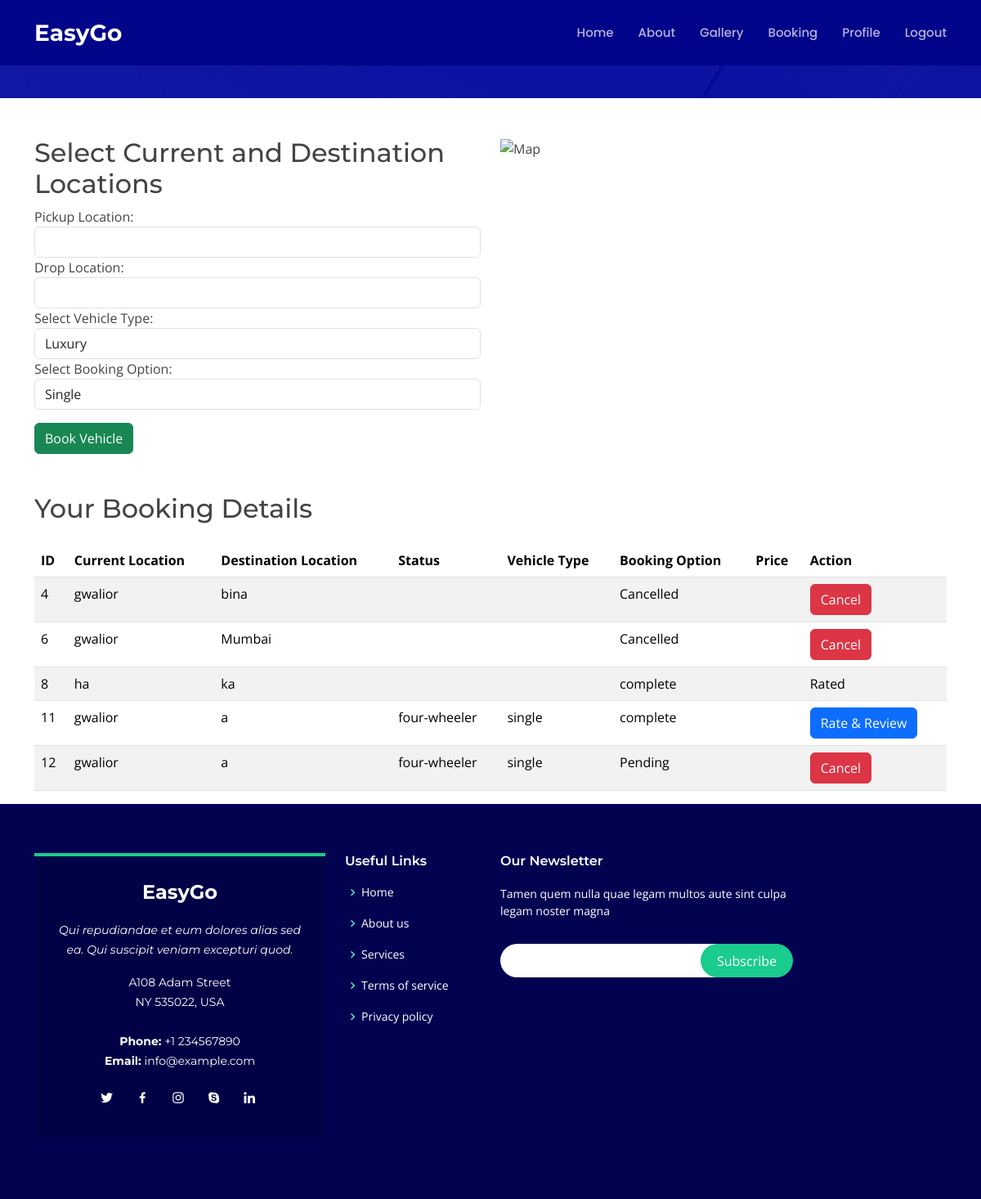
The app's page /Taxisystem/home.php (signed in) with its own data.
### tables this page shows
CREATE TABLE `bookings` (
  `id` int(11) NOT NULL,
  `UserID` int(11) NOT NULL,
  `RiderID` int(11) NOT NULL,
  `Username` varchar(50) NOT NULL,
  `current_location` varchar(255) NOT NULL,
  `destination_location` varchar(255) NOT NULL,
  `booking_date` timestamp NOT NULL DEFAULT current_timestamp(),
  `status` varchar(50) DEFAULT 'Pending',
  `vehicleType` varchar(255) NOT NULL,
  `bookingOption` varchar(255) NOT NULL,
  `price` int(11) NOT NULL,
  `userConfirmation` varchar(10) NOT NULL
);

### Taxisystem/bookingdetails.php (the view, shortened to what this page needs)
<?php
include("./db/connection.php");
if (isset($_SESSION['UserID'])) {
    $userId = $_SESSION['UserID'];
    $sqlSelect = "SELECT * FROM bookings WHERE UserID = '$userId'";
    $result = $conn->query($sqlSelect);
    echo '<div class="container mt-5">';
    echo '<h2 class="mb-4">Your Booking Details</h2>';
    if ($result->num_rows > 0) {
        echo '<table class="table table-striped">
                <thead>
                    <tr>
                        <th>ID</th>
                        <th>Current Location</th>
                        <th>Destination Location</th>
                        <th>Status</th>
                        <th>Vehicle Type</th>
                        <th>Booking Option</th>
                        <th>Price</th>
                        <th>Action</th>
                    </tr>
                </thead>
                <tbody>';
        while ($row = $result->fetch_assoc()) {
            echo '<tr>
                    <td>' . $row["id"] . '</td>
                    <td>' . $row["current_location"] . '</td>
                    <td>' . $row["destination_location"] . '</td>
                   <td>' . $row["vehicleType"] . '</td>
                    <td>' . $row["bookingOption"] . '</td>
                    <td>' . $row["status"] . '</td>
                    <td>' . ($row["status"] == "confirm" ? $row["price"] : "") . '</td>
                    <td>';
            if ($row["status"] == "complete") {
                $sqlCheckRating = "SELECT * FROM ratings WHERE BookingID = '" . $row["id"] . "' AND UserID = '$userId'";
                $resultCheckRating = $conn->query($sqlCheckRating);
                if ($resultCheckRating->num_rows > 0) {
                    echo '<span class="rated-text">Rated</span>';
                } else {
                    echo '<button class="btn btn-primary" data-id="' . $row["id"] . '" onclick="openRatingModal(' . $row["id"] . ')">Rate & Review</button> ';
                }
            } else {
                echo '<button class="btn btn-danger" data-id="' . $row["id"] . '" onclick="cancelBooking(' . $row["id"] . ')">Cancel</button>';
            }
            echo '</td>
                  </tr>';
        }
        echo '</tbody></table>';
    } else {
        echo '<div class="alert alert-warning" role="alert">No bookings found.</div>';
    }
    echo '</div>';
} else {
    header("Location: login.php");
    exit();
}
?>

### Taxisystem/assets/css/style.css (style rules this page uses)
body { font-family: "Open Sans", sans-serif; color: #444444; }
h1, h2, h3, h4, h5, h6 { font-family: "Montserrat", sans-serif; }

### records on screen
bookings: id "4", current_location "gwalior", destination_location "bina", status "Cancelled"
bookings: id "6", current_location "gwalior", destination_location "Mumbai", status "Cancelled"
bookings: id "8", current_location "ha", destination_location "ka", status "complete", shows "Rated"
bookings: id "11", current_location "gwalior", destination_location "a", vehicleType "four-wheeler", bookingOption "single", status "complete"
bookings: id "12", current_location "gwalior", destination_location "a", vehicleType "four-wheeler", bookingOption "single", status "Pending"
